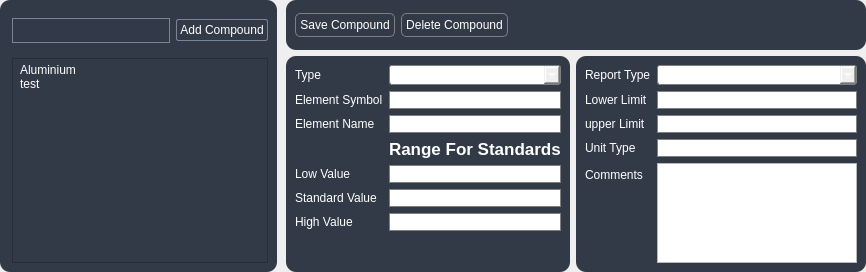
             <widget class="QWidget" name="icpElements">
              <property name="styleSheet">
               <string notr="true"/>
              </property>
              <layout class="QHBoxLayout" name="horizontalLayout_12">
               <property name="spacing">
                <number>0</number>
               </property>
               <property name="leftMargin">
                <number>0</number>
               </property>
               <property name="topMargin">
                <number>0</number>
               </property>
               <property name="rightMargin">
                <number>0</number>
               </property>
               <property name="bottomMargin">
                <number>0</number>
               </property>
               <item>
                <widget class="QWidget" name="widget_15" native="true">
                 <property name="maximumSize">
                  <size>
                   <width>300</width>
                   <height>16777215</height>
                  </size>
                 </property>
                 <property name="styleSheet">
                  <string notr="true">QWidget#widget_15 {
	border-radius: 10px;

	box-shadow: 2px 2px; 
}
QWidget {
	background-color:  #323a47
}

QPushButton {
	padding: 3px;
	border:none; 
	color: white; 
	border-radius: 2px;
	border: 1px solid #788596;
}

QLineEdit {
	 border: 1px solid #788596;
}

QPushButton:hover{
	background-color: rgb(180, 180, 180)
}
QListWidget {
	color:white; 
	padding: 4px;  
}</string>
                 </property>
                 <layout class="QVBoxLayout" name="verticalLayout_24">
                  <property name="leftMargin">
                   <number>12</number>
                  </property>
                  <item>
                   <widget class="QWidget" name="widget_41" native="true">
                    <property name="minimumSize">
                     <size>
                      <width>0</width>
                      <height>0</height>
                     </size>
                    </property>
                    <layout class="QHBoxLayout" name="horizontalLayout_18">
                     <property name="leftMargin">
                      <number>0</number>
                     </property>
                     <property name="rightMargin">
                      <number>0</number>
                     </property>
                     <item>
                      <widget class="QLineEdit" name="elementInput">
                       <property name="minimumSize">
                        <size>
                         <width>0</width>
                         <height>25</height>
                        </size>
                       </property>
                      </widget>
                     </item>
                     <item>
                      <widget class="QPushButton" name="addElementBtn">
                       <property name="text">
                        <string>Add Compound</string>
                       </property>
                       <property name="checkable">
                        <bool>true</bool>
                       </property>
                      </widget>
                     </item>
                    </layout>
                   </widget>
                  </item>
                  <item>
                   <widget class="QListWidget" name="definedElements">
                    <item>
                     <property name="text">
                      <string>Aluminium</string>
                     </property>
                    </item>
                    <item>
                     <property name="text">
                      <string>test</string>
                     </property>
                    </item>
                   </widget>
                  </item>
                 </layout>
                </widget>
               </item>
               <item>
                <widget class="QWidget" name="widget_16" native="true">
                 <property name="styleSheet">
                  <string notr="true">QWidget {
	color: white; 
}
QWidget#widget_11 {
	background-color: #323a47;
	border-radius: 10px;
}

QWidget#widget_17 {
	background-color: #323a47;
	border-radius: 10px;
}
QWidget#widget_18 {
	background-color: #323a47;
	border-radius: 10px;
}

QPushButton {
	padding: 4px;
	border:none; 
	border: 1px solid gray; 
	border-radius: 5px;
	color:white; 
}

QPushButton:hover{
	background-color: rgb(180, 180, 180)
}
QLineEdit {
	 border: 1px solid gray;
	min-width: 140px; 
}
QComboBox {
    border: 1px solid gray;
    border-radius: 3px;
    padding: 1px 18px 1px 3px;
    min-width: 6em;
}

QComboBox:editable {
    background: white;
}


</string>
                 </property>
                 <layout class="QGridLayout" name="gridLayout_4">
                  <property name="topMargin">
                   <number>0</number>
                  </property>
                  <property name="rightMargin">
                   <number>0</number>
                  </property>
                  <property name="bottomMargin">
                   <number>0</number>
                  </property>
                  <item row="1" column="0">
                   <widget class="QWidget" name="widget_17" native="true">
                    <layout class="QFormLayout" name="formLayout_8">
                     <item row="0" column="1">
                      <widget class="QComboBox" name="comboBox">
                       <property name="minimumSize">
                        <size>
                         <width>119</width>
                         <height>0</height>
                        </size>
                       </property>
                      </widget>
                     </item>
                     <item row="1" column="0">
                      <widget class="QLabel" name="label_32">
                       <property name="text">
                        <string>Element Symbol</string>
                       </property>
                      </widget>
                     </item>
                     <item row="1" column="1">
                      <widget class="QLineEdit" name="symbolInput"/>
                     </item>
                     <item row="2" column="0">
                      <widget class="QLabel" name="label_36">
                       <property name="text">
                        <string>Element Name </string>
                       </property>
                      </widget>
                     </item>
                     <item row="2" column="1">
                      <widget class="QLineEdit" name="elementNameinput"/>
                     </item>
                     <item row="3" column="1">
                      <widget class="QLabel" name="label_48">
                       <property name="font">
                        <font>
                         <pointsize>13</pointsize>
                         <weight>75</weight>
                         <bold>true</bold>
                        </font>
                       </property>
                       <property name="text">
                        <string>Range For Standards</string>
                       </property>
                      </widget>
                     </item>
                     <item row="4" column="0">
                      <widget class="QLabel" name="label_33">
                       <property name="text">
                        <string>Low Value </string>
                       </property>
                      </widget>
                     </item>
                     <item row="4" column="1">
                      <widget class="QLineEdit" name="lowValueInput"/>
                     </item>
                     <item row="5" column="0">
                      <widget class="QLabel" name="label_35">
                       <property name="text">
                        <string>Standard Value</string>
                       </property>
                      </widget>
                     </item>
                     <item row="5" column="1">
                      <widget class="QLineEdit" name="standardValueInput"/>
                     </item>
                     <item row="6" column="0">
                      <widget class="QLabel" name="label_34">
                       <property name="text">
                        <string>High Value</string>
                       </property>
                      </widget>
                     </item>
                     <item row="6" column="1">
                      <widget class="QLineEdit" name="HighValueInput"/>
                     </item>
                     <item row="0" column="0">
                      <widget class="QLabel" name="label_58">
                       <property name="text">
                        <string>Type</string>
                       </property>
                      </widget>
                     </item>
                    </layout>
                   </widget>
                  </item>
                  <item row="1" column="1">
                   <widget class="QWidget" name="widget_18" native="true">
                    <layout class="QFormLayout" name="formLayout_7">
                     <item row="0" column="0">
                      <widget class="QLabel" name="label_37">
                       <property name="text">
                        <string>Report Type</string>
                       </property>
                      </widget>
                     </item>
                     <item row="0" column="1">
                      <widget class="QComboBox" name="reportTypeDropdown">
                       <property name="minimumSize">
                        <size>
                         <width>119</width>
                         <height>0</height>
                        </size>
                       </property>
                      </widget>
                     </item>
                     <item row="1" column="0">
                      <widget class="QLabel" name="label_38">
                       <property name="text">
                        <string>Lower Limit</string>
                       </property>
                      </widget>
                     </item>
                     <item row="1" column="1">
                      <widget class="QLineEdit" name="lowerLimit"/>
                     </item>
                     <item row="2" column="0">
                      <widget class="QLabel" name="label_39">
                       <property name="text">
                        <string>upper Limit </string>
                       </property>
                      </widget>
                     </item>
                     <item row="2" column="1">
                      <widget class="QLineEdit" name="upperLimit"/>
                     </item>
                     <item row="3" column="0">
                      <widget class="QLabel" name="label_40">
                       <property name="text">
                        <string>Unit Type</string>
                       </property>
                      </widget>
                     </item>
                     <item row="3" column="1">
                      <widget class="QLineEdit" name="unitType"/>
                     </item>
                     <item row="4" column="0">
                      <widget class="QLabel" name="label_41">
                       <property name="text">
                        <string>Comments</string>
                       </property>
                      </widget>
                     </item>
                     <item row="4" column="1">
                      <widget class="QPlainTextEdit" name="RightSideComment">
                       <property name="maximumSize">
                        <size>
                         <width>200</width>
                         <height>100</height>
                        </size>
                       </property>
                      </widget>
                     </item>
                    </layout>
                   </widget>
                  </item>
                  <item row="0" column="0" colspan="2">
                   <widget class="QWidget" name="widget_11" native="true">
                    <property name="minimumSize">
                     <size>
                      <width>0</width>
                      <height>50</height>
                     </size>
                    </property>
                    <layout class="QGridLayout" name="gridLayout_8">
                     <item row="0" column="0">
                      <widget class="QPushButton" name="saveCompBtn">
                       <property name="text">
                        <string>Save Compound</string>
                       </property>
                       <property name="checkable">
                        <bool>true</bool>
                       </property>
                      </widget>
                     </item>
                     <item row="0" column="1">
                      <widget class="QPushButton" name="deleteCompBtn">
                       <property name="text">
                        <string>Delete Compound</string>
                       </property>
                       <property name="checkable">
                        <bool>true</bool>
                       </property>
                      </widget>
                     </item>
                     <item row="0" column="2">
                      <spacer name="horizontalSpacer_9">
                       <property name="orientation">
                        <enum>Qt::Horizontal</enum>
                       </property>
                       <property name="sizeHint" stdset="0">
                        <size>
                         <width>40</width>
                         <height>20</height>
                        </size>
                       </property>
                      </spacer>
                     </item>
                    </layout>
                   </widget>
                  </item>
                 </layout>
                </widget>
               </item>
              </layout>
             </widget>
